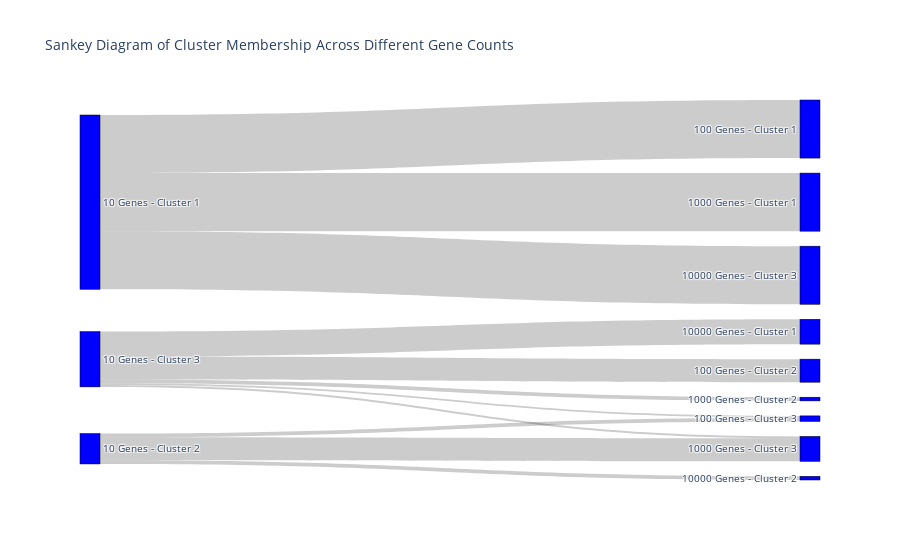

The notebook cell saved with this chart:
### Markdown cell above
##### iii. Create an alluvial diagram (Sankey plot) to visualize how the different clustering setups changed cluster memberships for each sample. Each column should be 1 clustering result, and the samples create the ribbons/layers.

### Code cell
# Prepare data for Sankey diagram (source, target, value)
source = []
target = []
value = []

# Loop through gene counts to track how samples move between clusters
for i in range(len(gene_counts) - 1):
    contingency_table = pd.crosstab(cluster_results[f'{gene_counts[i]}_genes'],
                                    cluster_results[f'{gene_counts[i+1]}_genes'])
    
    for row in contingency_table.index:
        for col in contingency_table.columns:
            if contingency_table.loc[row, col] > 0:
                source.append(row - 1)  # Adjust to start at index 0
                target.append(col - 1 + (i + 1) * 3)  # Adjust target to next set of clusters
                value.append(contingency_table.loc[row, col])

# Create labels for the nodes (clusters at different gene counts)
labels = []
for count in gene_counts:
    labels.extend([f'{count} Genes - Cluster {i}' for i in range(1, 4)])  # 3 clusters at each step

# Create the Sankey diagram
fig = go.Figure(data=[go.Sankey(
    node = dict(
        pad = 15,
        thickness = 20,
        line = dict(color = "black", width = 0.5),
        label = labels,  # Label the nodes with the gene count and cluster number
        color = "blue"
    ),
    link = dict(
        source = source,  # Indices correspond to labels, starting from 0
        target = target,  # Targets are the next cluster labels
        value = value     # The number of samples moving between clusters
    ))])

fig.update_layout(title_text="Sankey Diagram of Cluster Membership Across Different Gene Counts", font_size=10)
fig.show()

### Figure 1 — Plotly figure (JSON) as saved in the notebook; plotly's stock layout.template omitted (floating-point values rounded to 4 significant figures)
{"data": [{"link": {"source": [0, 1, 2, 2, 0, 1, 2, 2, 0, 1, 2], "target": [3, 5, 4, 5, 6, 8, 7, 8, 11, 10, 9], "value": [63, 4, 25, 2, 63, 25, 4, 2, 63, 4, 27]}, "node": {"color": "blue", "label": ["10 Genes - Cluster 1", "10 Genes - Cluster 2", "10 Genes - Cluster 3", "100 Genes - Cluster 1", "100 Genes - Cluster 2", "100 Genes - Cluster 3", "1000 Genes - Cluster 1", "1000 Genes - Cluster 2", "1000 Genes - Cluster 3", "10000 Genes - Cluster 1", "10000 Genes - Cluster 2", "10000 Genes - Cluster 3"], "line": {"color": "black", "width": 0.5}, "pad": 15, "thickness": 20}, "type": "sankey"}], "layout": {"autosize": true, "font": {"size": 10}, "title": {"text": "Sankey Diagram of Cluster Membership Across Different Gene Counts"}}}
